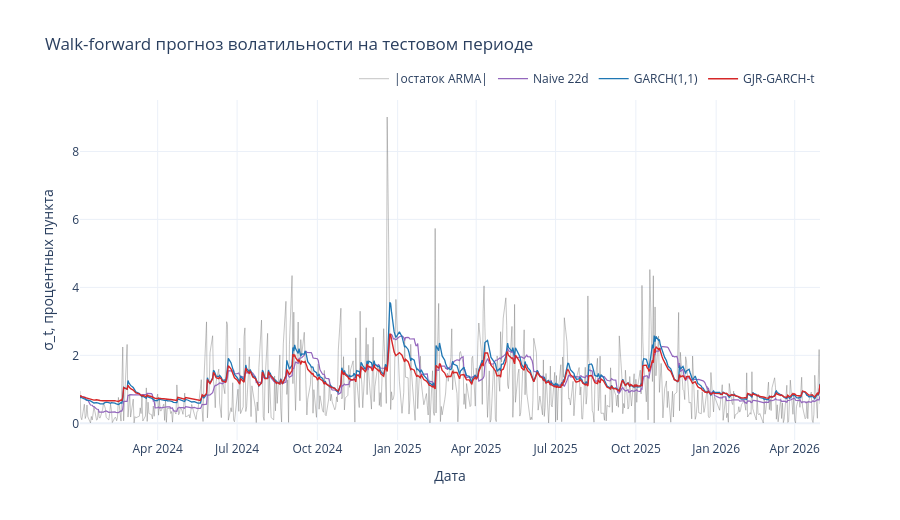

This figure's notebook cell:
### Code cell
fig = go.Figure()
fig.add_trace(go.Scatter(x=eps_test.index, y=np.abs(eps_test), mode="lines", name="|остаток ARMA|",
                         line=dict(color="rgba(120,120,120,0.55)", width=0.8)))
fig.add_trace(go.Scatter(x=f_naive.index, y=np.sqrt(f_naive), mode="lines", name="Naive 22d",
                         line=dict(color="#9467bd", width=1.2)))
fig.add_trace(go.Scatter(x=f_garch.index, y=np.sqrt(f_garch), mode="lines", name="GARCH(1,1)",
                         line=dict(color="#1f77b4", width=1.3)))
fig.add_trace(go.Scatter(x=f_gjr.index, y=np.sqrt(f_gjr), mode="lines", name="GJR-GARCH-t",
                         line=dict(color="#d62728", width=1.4)))
fig.update_layout(title="Walk-forward прогноз волатильности на тестовом периоде", xaxis_title="Дата",
                  yaxis_title="σ_t, процентных пункта", height=520, hovermode="x unified",
                  legend=dict(orientation="h", yanchor="bottom", y=1.02, xanchor="right", x=1))
fig.show()

### Figure 1 — Plotly figure (JSON) as saved in the notebook; plotly's stock layout.template omitted (floating-point values rounded to 4 significant figures; data arrays with more than 128 entries replaced by an {"elided": "..."} marker saying what was removed)
{"data": [{"line": {"color": "rgba(120,120,120,0.55)", "width": 0.8}, "mode": "lines", "name": "|остаток ARMA|", "x": {"elided": "592 str values"}, "y": {"elided": "592 float values"}, "type": "scatter"}, {"line": {"color": "#9467bd", "width": 1.2}, "mode": "lines", "name": "Naive 22d", "x": {"elided": "592 str values"}, "y": {"elided": "592 float values"}, "type": "scatter"}, {"line": {"color": "#1f77b4", "width": 1.3}, "mode": "lines", "name": "GARCH(1,1)", "x": {"elided": "592 str values"}, "y": {"elided": "592 float values"}, "type": "scatter"}, {"line": {"color": "#d62728", "width": 1.4}, "mode": "lines", "name": "GJR-GARCH-t", "x": {"elided": "592 str values"}, "y": {"elided": "592 float values"}, "type": "scatter"}], "layout": {"legend": {"orientation": "h", "yanchor": "bottom", "y": 1.02, "xanchor": "right", "x": 1}, "title": {"text": "Walk-forward прогноз волатильности на тестовом периоде"}, "xaxis": {"title": {"text": "Дата"}}, "yaxis": {"title": {"text": "σ_t, процентных пункта"}}, "height": 520, "hovermode": "x unified"}}
